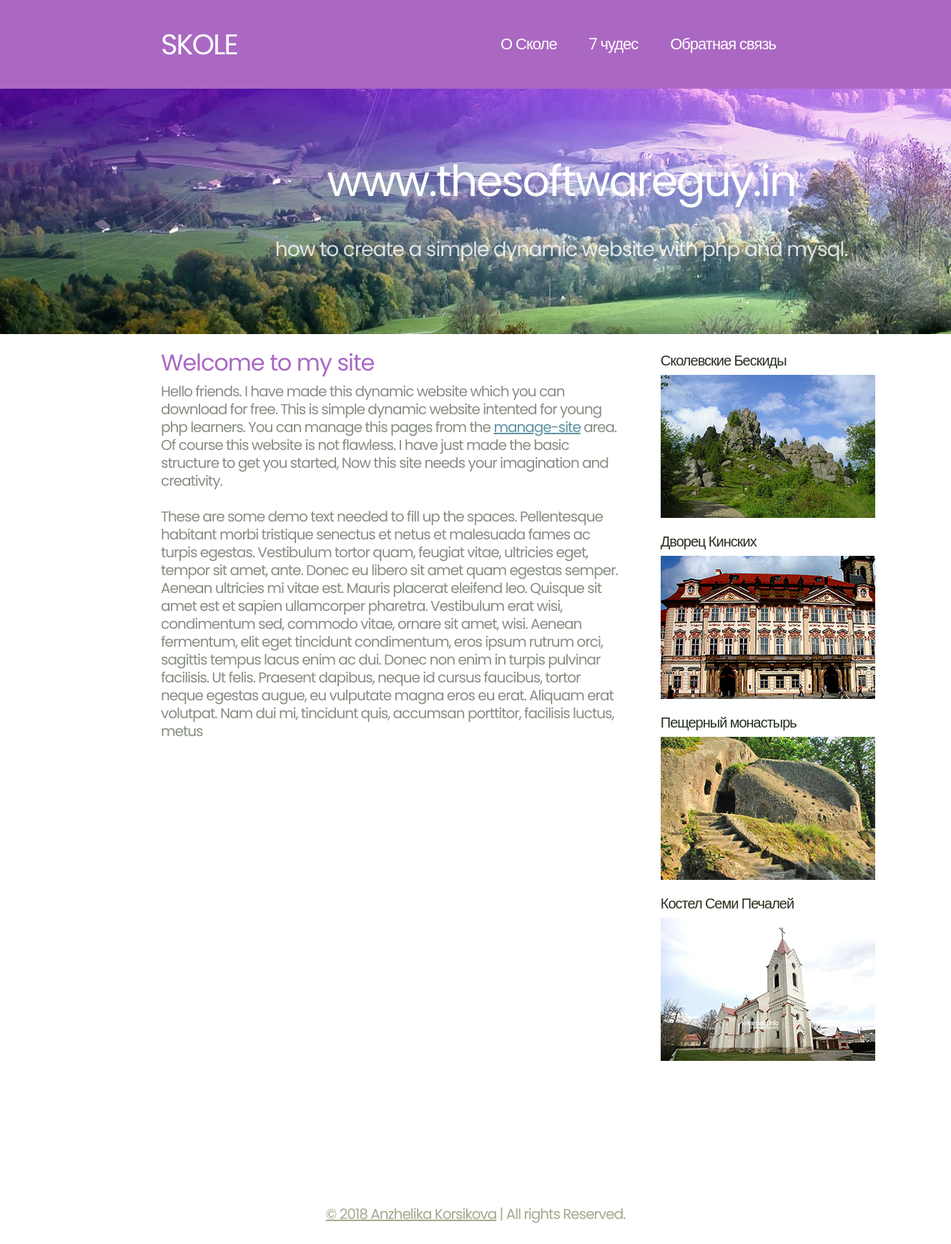
The page / on the database its author committed.
### tables this page shows
CREATE TABLE IF NOT EXISTS `mp_tagline` (
  `id` int(11) NOT NULL AUTO_INCREMENT,
  `tagline1` varchar(255) DEFAULT NULL,
  `tagline2` varchar(255) DEFAULT NULL,
  PRIMARY KEY (`id`)
);

CREATE TABLE IF NOT EXISTS `mp_pages` (
  `page_id` int(11) NOT NULL AUTO_INCREMENT,
  `page_title` varchar(255) NOT NULL,
  `page_desc` text,
  `meta_keywords` varchar(255) DEFAULT NULL,
  `meta_desc` varchar(255) DEFAULT NULL,
  `sort_order` int(11) NOT NULL DEFAULT '0',
  `parent` varchar(255) NOT NULL DEFAULT '0',
  `status` enum('A','I') NOT NULL DEFAULT 'A',
  `page_alias` varchar(255) DEFAULT NULL,
  PRIMARY KEY (`page_id`),
  UNIQUE KEY `page_name` (`page_alias`)
);

### libs/config.php (called while the page is built, shortened)
<?php
require_once("common_functions.php");
$currentPage = pathinfo($_SERVER['PHP_SELF'], PATHINFO_FILENAME);
?>

### libs/common_functions.php (called while the page is built, shortened)
<?php
function getPageDetailsByName($pageAlias) {
    global $DB;
    $rs = array();
    $sql = "SELECT * FROM " . TABLE_PAGES . " WHERE 1 AND page_alias = :pname";
    try {
        $stmt = $DB->prepare($sql);
        $stmt->bindValue(":pname", $pageAlias);
        $stmt->execute();
        $results = $stmt->fetchAll();
    } catch (Exception $ex) {
        echo errorMessage($ex->getMessage());
    }
    if (count($results) > 0) {
       $rs =  $results[0];
    }
    return $rs;
}
?>

### index.php (the view)
<?php
require("libs/config.php");
$pageDetails = getPageDetailsByName($currentPage);
include("header.php");
?>
<div class="row main-row">
    <div class="9u">
        <section class="left-content">
            <h2><span class="left_capt"><?php echo stripslashes($pageDetails["page_title"]); ?></h2></span>
            <?php echo stripslashes($pageDetails["page_desc"]); ?>
        </section>
    </div>
	<?php include("sidebar.php"); ?>
</div>
<?php
include("footer.php");
?>

### header.php (shortened to what this page needs)
<!DOCTYPE HTML>
<html>
    <head>
    </head>
    <body>
        <div id="header-wrapper">
            <div class="container">
                <div class="row">
                    <div class="12u">
                        <header id="header">
                            <h1><a href="http://test2.ru/simple-website/" id="logo">SKOLE</a></h1>
                            <nav id="nav">
                                <a href="about-us.php" <?php echo ($currentPage == "about-us") ? ' class="current-page-item"' : '' ?> >О Сколе</a>
                                <a href="category.php" <?php echo ($currentPage == "category") ? ' class="current-page-item"' : '' ?>>7 чудес</a>
                                <a href="contact-us.php" <?php echo ($currentPage == "contact-us") ? ' class="current-page-item"' : '' ?>>Обратная связь</a>
                            </nav>
                        </header>
                    </div>
                </div>
            </div>
        </div>
        <?php
        if ($currentPage == "index") {
            try {
                $stmt = $DB->prepare("SELECT * FROM " . TABLE_TAGLINE . " WHERE 1 LIMIT 1");
                $stmt->bindValue(":pname", $pageAlias);
                $stmt->execute();
                $details = $stmt->fetchAll();
            } catch (Exception $ex) {
                echo errorMessage($ex->getMessage());
            }
            ?>
            <div id="banner-wrapper">
                <div class="container">
                    <div class="row">
                        <div class="12u">
                            <div id="banner">
                                <h2><?php echo stripslashes($details[0]["tagline1"]); ?></h2>
                                <span><?php echo stripslashes($details[0]["tagline2"]); ?></span>
                            </div>
                        </div>
                    </div>
                </div>
            </div>
        <?php } ?>
        <div id="main">
            <div class="container">

### css/style.css (style rules this page uses)
*,*:before,*:after { -moz-box-sizing:content-box;-webkit-box-sizing:content-box;-o-box-sizing:content-box;-ms-box-sizing:content-box;box-sizing:content-box }
body { font-size: 15pt; font-family: sans-serif; background-color: white; font-family: 'Poppins', sans-serif; color: #878e83; letter-spacing: -1px; }
h1,h2,h3,h4 { color: #aa68c2; font-weight: normal; }
h2 { font-size: 1.6em; letter-spacing: -1px; margin-bottom: 0.5em; }
a { color: #5d93a2; text-decoration: underline; }
.left_capt { color: #aa68c2; }

### css/style-desktop.css (style rules this page uses)
body { min-width: 1200px; }
section, article { margin: 0 0 20px 0; }
section:last-child, article:last-child { margin-bottom: 0; }
section.left-content { padding-left: 40px; padding-right: 30px; line-height:25px; }
#header-wrapper { background-color: #aa68c2; }
#header { position: relative; margin: 2.5% 0 2.5% 0; padding: 0 40px 0 40px; background-color: #aa68c2; height: 86px; }
#header h1 { position: absolute; left: 40px; top: 0; color: #fff; font-size: 2.4em; letter-spacing: -2px; line-height: 86px; }
#header h1 a { color: #fff; text-decoration: none; }
#header nav { position: absolute; right: 40px; top: 1px; line-height: 84px; font-size: 1.3em; letter-spacing: -1px; }
#header nav a { display: inline-block; text-decoration: none; color: #fff; padding: 0 25px 0 25px; outline: 0; }
#banner-wrapper { background: #f0d3fb url(images/banner1.jpg); }
#banner { position: relative; width: 1160px; height: 265px; margin: 2% 0 2% 0; padding: 20px; }
#banner h2 { position: absolute; z-index: 1; width: 100%; top: 100px; left: 0; font-size: 3.3em; color: #fff; text-align: center; letter-spacing: -2px; }
#banner span { display: block; position: absolute; z-index: 1; width: 100%; bottom: 105px; left: 0; font-size: 1.6em; color: #fff; text-align: center; letter-spacing: -1px; text-transform: lowercase; opacity: 0.8; }
#main { background: #fff; padding: 2% 0 2% 0; }

### css/style-1000px.css (style rules this page uses)
body { min-width: 960px; }
#header { height: 76px; }
#header h1 { font-size: 2em; line-height: 76px; }
#header nav { line-height: 74px; font-size: 1.1em; }
#header nav a { padding: 0 20px 0 20px; }
#banner h2 { font-size: 3em; top: 80px; }
#banner span { font-size: 1.4em; bottom: 85px; }

### rows shown on the page
mp_tagline: tagline1 "www.thesoftwareguy.in", tagline2 "how to create a simple dynamic website with php and mysql."
mp_pages: page_title "Welcome to my site", page_desc "Hello friends. I have made this dynamic website which you can download for free. This is simple dynamic website intented for young php learners. You can manage this pages from the manage-site area. Of course this website is not flawless. I have just made the basic structure to get you started, Now this site needs your imagination and creativity. These are some demo text needed to fill up the spaces. Pellentesque habitant morbi tristique senectus et netus et malesuada fames ac turpis egestas. Vestibulum tortor quam, feugiat vitae, ultricies eget, tempor sit amet, ante. Donec eu libero sit amet quam egestas semper. Aenean ultricies mi vitae est. Mauris placerat eleifend leo. Quisque sit amet…"
